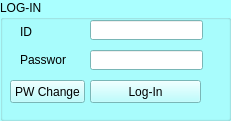
  <widget class="QGroupBox" name="grp_login">
   <property name="geometry">
    <rect>
     <x>480</x>
     <y>230</y>
     <width>231</width>
     <height>121</height>
    </rect>
   </property>
   <property name="palette">
    <palette>
     <active>
      <colorrole role="WindowText">
       <brush brushstyle="SolidPattern">
        <color alpha="255">
         <red>0</red>
         <green>0</green>
         <blue>0</blue>
        </color>
       </brush>
      </colorrole>
      <colorrole role="Button">
       <brush brushstyle="SolidPattern">
        <color alpha="255">
         <red>170</red>
         <green>255</green>
         <blue>255</blue>
        </color>
       </brush>
      </colorrole>
      <colorrole role="Light">
       <brush brushstyle="SolidPattern">
        <color alpha="255">
         <red>255</red>
         <green>255</green>
         <blue>255</blue>
        </color>
       </brush>
      </colorrole>
      <colorrole role="Midlight">
       <brush brushstyle="SolidPattern">
        <color alpha="255">
         <red>212</red>
         <green>255</green>
         <blue>255</blue>
        </color>
       </brush>
      </colorrole>
      <colorrole role="Dark">
       <brush brushstyle="SolidPattern">
        <color alpha="255">
         <red>85</red>
         <green>127</green>
         <blue>127</blue>
        </color>
       </brush>
      </colorrole>
      <colorrole role="Mid">
       <brush brushstyle="SolidPattern">
        <color alpha="255">
         <red>113</red>
         <green>170</green>
         <blue>170</blue>
        </color>
       </brush>
      </colorrole>
      <colorrole role="Text">
       <brush brushstyle="SolidPattern">
        <color alpha="255">
         <red>0</red>
         <green>0</green>
         <blue>0</blue>
        </color>
       </brush>
      </colorrole>
      <colorrole role="BrightText">
       <brush brushstyle="SolidPattern">
        <color alpha="255">
         <red>255</red>
         <green>255</green>
         <blue>255</blue>
        </color>
       </brush>
      </colorrole>
      <colorrole role="ButtonText">
       <brush brushstyle="SolidPattern">
        <color alpha="255">
         <red>0</red>
         <green>0</green>
         <blue>0</blue>
        </color>
       </brush>
      </colorrole>
      <colorrole role="Base">
       <brush brushstyle="SolidPattern">
        <color alpha="255">
         <red>255</red>
         <green>255</green>
         <blue>255</blue>
        </color>
       </brush>
      </colorrole>
      <colorrole role="Window">
       <brush brushstyle="SolidPattern">
        <color alpha="255">
         <red>170</red>
         <green>255</green>
         <blue>255</blue>
        </color>
       </brush>
      </colorrole>
      <colorrole role="Shadow">
       <brush brushstyle="SolidPattern">
        <color alpha="255">
         <red>85</red>
         <green>255</green>
         <blue>255</blue>
        </color>
       </brush>
      </colorrole>
      <colorrole role="AlternateBase">
       <brush brushstyle="SolidPattern">
        <color alpha="255">
         <red>212</red>
         <green>255</green>
         <blue>255</blue>
        </color>
       </brush>
      </colorrole>
      <colorrole role="ToolTipBase">
       <brush brushstyle="SolidPattern">
        <color alpha="255">
         <red>255</red>
         <green>255</green>
         <blue>220</blue>
        </color>
       </brush>
      </colorrole>
      <colorrole role="ToolTipText">
       <brush brushstyle="SolidPattern">
        <color alpha="255">
         <red>0</red>
         <green>0</green>
         <blue>0</blue>
        </color>
       </brush>
      </colorrole>
     </active>
     <inactive>
      <colorrole role="WindowText">
       <brush brushstyle="SolidPattern">
        <color alpha="255">
         <red>0</red>
         <green>0</green>
         <blue>0</blue>
        </color>
       </brush>
      </colorrole>
      <colorrole role="Button">
       <brush brushstyle="SolidPattern">
        <color alpha="255">
         <red>170</red>
         <green>255</green>
         <blue>255</blue>
        </color>
       </brush>
      </colorrole>
      <colorrole role="Light">
       <brush brushstyle="SolidPattern">
        <color alpha="255">
         <red>255</red>
         <green>255</green>
         <blue>255</blue>
        </color>
       </brush>
      </colorrole>
      <colorrole role="Midlight">
       <brush brushstyle="SolidPattern">
        <color alpha="255">
         <red>212</red>
         <green>255</green>
         <blue>255</blue>
        </color>
       </brush>
      </colorrole>
      <colorrole role="Dark">
       <brush brushstyle="SolidPattern">
        <color alpha="255">
         <red>85</red>
         <green>127</green>
         <blue>127</blue>
        </color>
       </brush>
      </colorrole>
      <colorrole role="Mid">
       <brush brushstyle="SolidPattern">
        <color alpha="255">
         <red>113</red>
         <green>170</green>
         <blue>170</blue>
        </color>
       </brush>
      </colorrole>
      <colorrole role="Text">
       <brush brushstyle="SolidPattern">
        <color alpha="255">
         <red>0</red>
         <green>0</green>
         <blue>0</blue>
        </color>
       </brush>
      </colorrole>
      <colorrole role="BrightText">
       <brush brushstyle="SolidPattern">
        <color alpha="255">
         <red>255</red>
         <green>255</green>
         <blue>255</blue>
        </color>
       </brush>
      </colorrole>
      <colorrole role="ButtonText">
       <brush brushstyle="SolidPattern">
        <color alpha="255">
         <red>0</red>
         <green>0</green>
         <blue>0</blue>
        </color>
       </brush>
      </colorrole>
      <colorrole role="Base">
       <brush brushstyle="SolidPattern">
        <color alpha="255">
         <red>255</red>
         <green>255</green>
         <blue>255</blue>
        </color>
       </brush>
      </colorrole>
      <colorrole role="Window">
       <brush brushstyle="SolidPattern">
        <color alpha="255">
         <red>170</red>
         <green>255</green>
         <blue>255</blue>
        </color>
       </brush>
      </colorrole>
      <colorrole role="Shadow">
       <brush brushstyle="SolidPattern">
        <color alpha="255">
         <red>85</red>
         <green>255</green>
         <blue>255</blue>
        </color>
       </brush>
      </colorrole>
      <colorrole role="AlternateBase">
       <brush brushstyle="SolidPattern">
        <color alpha="255">
         <red>212</red>
         <green>255</green>
         <blue>255</blue>
        </color>
       </brush>
      </colorrole>
      <colorrole role="ToolTipBase">
       <brush brushstyle="SolidPattern">
        <color alpha="255">
         <red>255</red>
         <green>255</green>
         <blue>220</blue>
        </color>
       </brush>
      </colorrole>
      <colorrole role="ToolTipText">
       <brush brushstyle="SolidPattern">
        <color alpha="255">
         <red>0</red>
         <green>0</green>
         <blue>0</blue>
        </color>
       </brush>
      </colorrole>
     </inactive>
     <disabled>
      <colorrole role="WindowText">
       <brush brushstyle="SolidPattern">
        <color alpha="255">
         <red>85</red>
         <green>127</green>
         <blue>127</blue>
        </color>
       </brush>
      </colorrole>
      <colorrole role="Button">
       <brush brushstyle="SolidPattern">
        <color alpha="255">
         <red>170</red>
         <green>255</green>
         <blue>255</blue>
        </color>
       </brush>
      </colorrole>
      <colorrole role="Light">
       <brush brushstyle="SolidPattern">
        <color alpha="255">
         <red>255</red>
         <green>255</green>
         <blue>255</blue>
        </color>
       </brush>
      </colorrole>
      <colorrole role="Midlight">
       <brush brushstyle="SolidPattern">
        <color alpha="255">
         <red>212</red>
         <green>255</green>
         <blue>255</blue>
        </color>
       </brush>
      </colorrole>
      <colorrole role="Dark">
       <brush brushstyle="SolidPattern">
        <color alpha="255">
         <red>85</red>
         <green>127</green>
         <blue>127</blue>
        </color>
       </brush>
      </colorrole>
      <colorrole role="Mid">
       <brush brushstyle="SolidPattern">
        <color alpha="255">
         <red>113</red>
         <green>170</green>
         <blue>170</blue>
        </color>
       </brush>
      </colorrole>
      <colorrole role="Text">
       <brush brushstyle="SolidPattern">
        <color alpha="255">
         <red>85</red>
         <green>127</green>
         <blue>127</blue>
        </color>
       </brush>
      </colorrole>
      <colorrole role="BrightText">
       <brush brushstyle="SolidPattern">
        <color alpha="255">
         <red>255</red>
         <green>255</green>
         <blue>255</blue>
        </color>
       </brush>
      </colorrole>
      <colorrole role="ButtonText">
       <brush brushstyle="SolidPattern">
        <color alpha="255">
         <red>85</red>
         <green>127</green>
         <blue>127</blue>
        </color>
       </brush>
      </colorrole>
      <colorrole role="Base">
       <brush brushstyle="SolidPattern">
        <color alpha="255">
         <red>170</red>
         <green>255</green>
         <blue>255</blue>
        </color>
       </brush>
      </colorrole>
      <colorrole role="Window">
       <brush brushstyle="SolidPattern">
        <color alpha="255">
         <red>170</red>
         <green>255</green>
         <blue>255</blue>
        </color>
       </brush>
      </colorrole>
      <colorrole role="Shadow">
       <brush brushstyle="SolidPattern">
        <color alpha="255">
         <red>85</red>
         <green>255</green>
         <blue>255</blue>
        </color>
       </brush>
      </colorrole>
      <colorrole role="AlternateBase">
       <brush brushstyle="SolidPattern">
        <color alpha="255">
         <red>170</red>
         <green>255</green>
         <blue>255</blue>
        </color>
       </brush>
      </colorrole>
      <colorrole role="ToolTipBase">
       <brush brushstyle="SolidPattern">
        <color alpha="255">
         <red>255</red>
         <green>255</green>
         <blue>220</blue>
        </color>
       </brush>
      </colorrole>
      <colorrole role="ToolTipText">
       <brush brushstyle="SolidPattern">
        <color alpha="255">
         <red>0</red>
         <green>0</green>
         <blue>0</blue>
        </color>
       </brush>
      </colorrole>
     </disabled>
    </palette>
   </property>
   <property name="autoFillBackground">
    <bool>true</bool>
   </property>
   <property name="title">
    <string>LOG-IN</string>
   </property>
   <widget class="QLineEdit" name="txt_loginid">
    <property name="geometry">
     <rect>
      <x>90</x>
      <y>20</y>
      <width>113</width>
      <height>20</height>
     </rect>
    </property>
   </widget>
   <widget class="QLineEdit" name="txt_loginpw">
    <property name="geometry">
     <rect>
      <x>90</x>
      <y>50</y>
      <width>113</width>
      <height>20</height>
     </rect>
    </property>
   </widget>
   <widget class="QPushButton" name="btn_login">
    <property name="geometry">
     <rect>
      <x>90</x>
      <y>80</y>
      <width>111</width>
      <height>23</height>
     </rect>
    </property>
    <property name="text">
     <string>Log-In</string>
    </property>
   </widget>
   <widget class="QLabel" name="label_23">
    <property name="geometry">
     <rect>
      <x>20</x>
      <y>25</y>
      <width>46</width>
      <height>13</height>
     </rect>
    </property>
    <property name="text">
     <string>ID</string>
    </property>
   </widget>
   <widget class="QLabel" name="label_24">
    <property name="geometry">
     <rect>
      <x>20</x>
      <y>53</y>
      <width>46</width>
      <height>13</height>
     </rect>
    </property>
    <property name="text">
     <string>Password</string>
    </property>
   </widget>
   <widget class="QPushButton" name="btn_change_pw">
    <property name="geometry">
     <rect>
      <x>10</x>
      <y>80</y>
      <width>75</width>
      <height>23</height>
     </rect>
    </property>
    <property name="text">
     <string>PW Change</string>
    </property>
   </widget>
  </widget>
